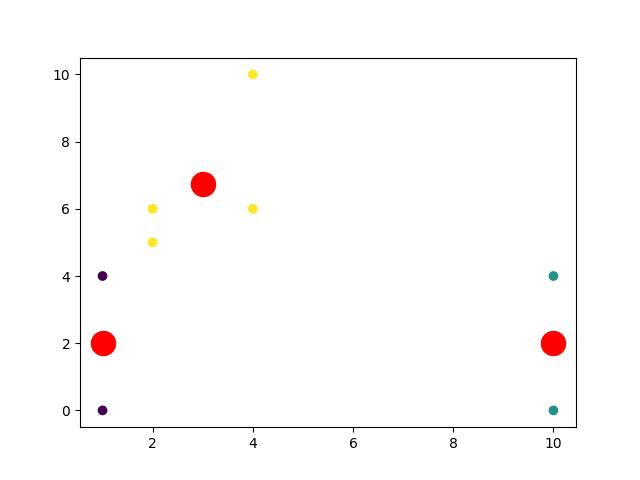

Write Python code to recreate this figure.
from sklearn.cluster import KMeans  
import numpy as np  
import matplotlib.pyplot as plt  
  
# 创建一个包含2维数据的numpy数组  
X = np.array([[1, 2], [1, 4], [1, 0],  
              [10, 2], [10, 4], [10, 0],[2,5], [4, 10],[2, 6], [4, 6]])  
  
# 创建KMeans实例，设置聚类数量为3  
kmeans = KMeans(n_clusters=3, random_state=0)  
  
# 使用KMeans进行聚类  
kmeans.fit(X)  
  
# 输出聚类结果  
print(kmeans.labels_)  
  
# 预测新数据点的类别  
print(kmeans.predict([[0, 0], [12, 3], [5,8], [9, 1], [10, 2]]))  
  
# 输出聚类中心  
print(kmeans.cluster_centers_)  
  
# 可视化结果  
plt.scatter(X[:, 0], X[:, 1], c=kmeans.labels_, cmap='viridis')  
plt.scatter(kmeans.cluster_centers_[:, 0], kmeans.cluster_centers_[:, 1], s=300, c='red') # 将聚类中心用红色标出  
plt.savefig("machine-learning/src/k-means/usage_k_means.jpg")
